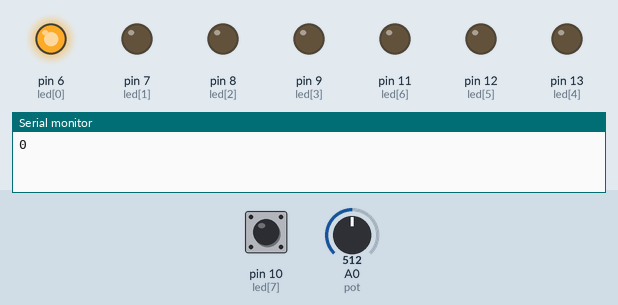
Simulated run of this sketch. Board: Arduino Uno, built with avr-gcc and run on an emulated ATmega328P. Parts: output pins drawn as LEDs (lit = HIGH), the last lines printed to the serial monitor. The test bench sets the inputs (shaded band); at power-on: pin 10 (led[7]) HIGH, A0 (pot) = 512.

Above: at 0.12 s.
At 0.87 s:
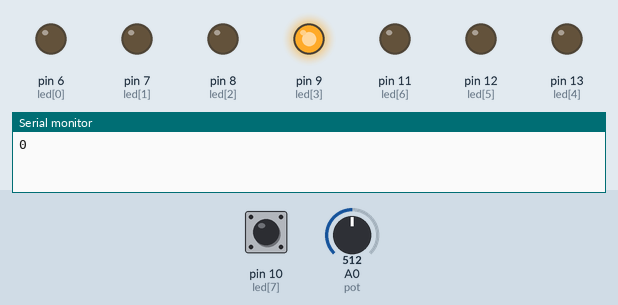
At 1.37 s:
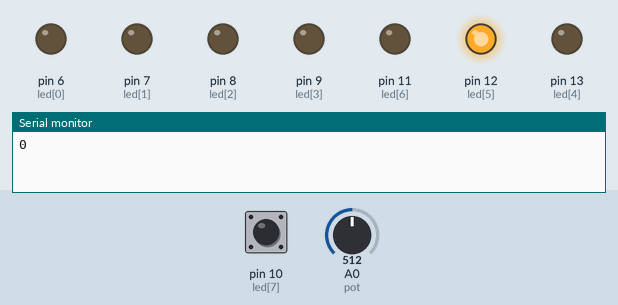
At 1.87 s:
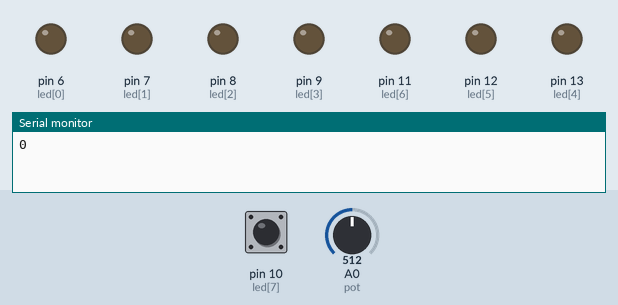
At 3.12 s:
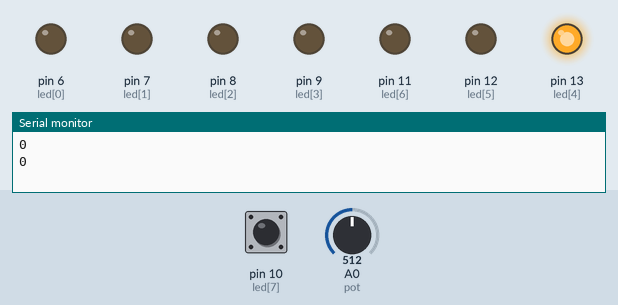
At 4.37 s:
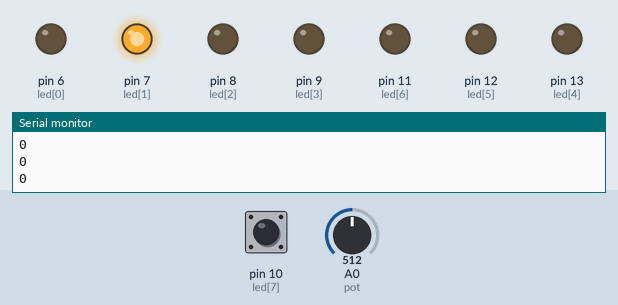
Timing chart, 0 to 4.7 s (numbered marks = the images above):
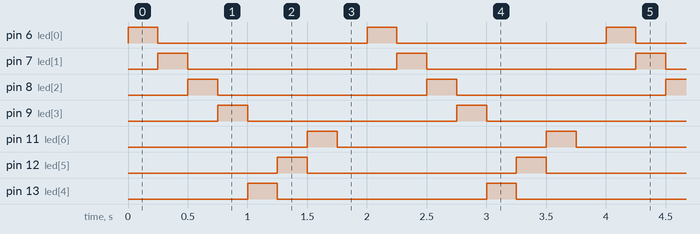

The sketch:

LDR.ino
```cpp
byte pot = A0;
int led[] = {6,7,8,9,13,12,11,10};
byte hasil;
int i;

void setup()
{
  for(i= 0; i<7; i++)
  {
    pinMode(led[i],OUTPUT);
  }
  Serial.begin(9600);
}

void loop() {
  hasil = analogRead(pot);
  Serial.println(hasil);

//=================rata kiri
  if (hasil<200)
  {
     for(int i=0; i<8; i++)
          {
            digitalWrite(led[i], ! digitalRead(led[i]));
            delay(250);
            digitalWrite(led[i], LOW);
          }
  }

//===================rata kanan
  if (hasil>200)
  {
   for(int i=7; i>=0; i--)
           {
            digitalWrite(led[i],! digitalRead(led[i]));
            delay(250);
            digitalWrite(led[i], LOW);
           }
  }


}
```

Measured:
- by itself, pin 6 (led[0]), pin 7 (led[1]), pin 8 (led[2]), pin 9 (led[3]), pin 11 (led[6]), pin 12 (led[5]), pin 13 (led[4]): alternates HIGH for 0.25 s and LOW for 1.8 s
- by itself, everything shown: repeats every 2.0 s, in 8 steps
